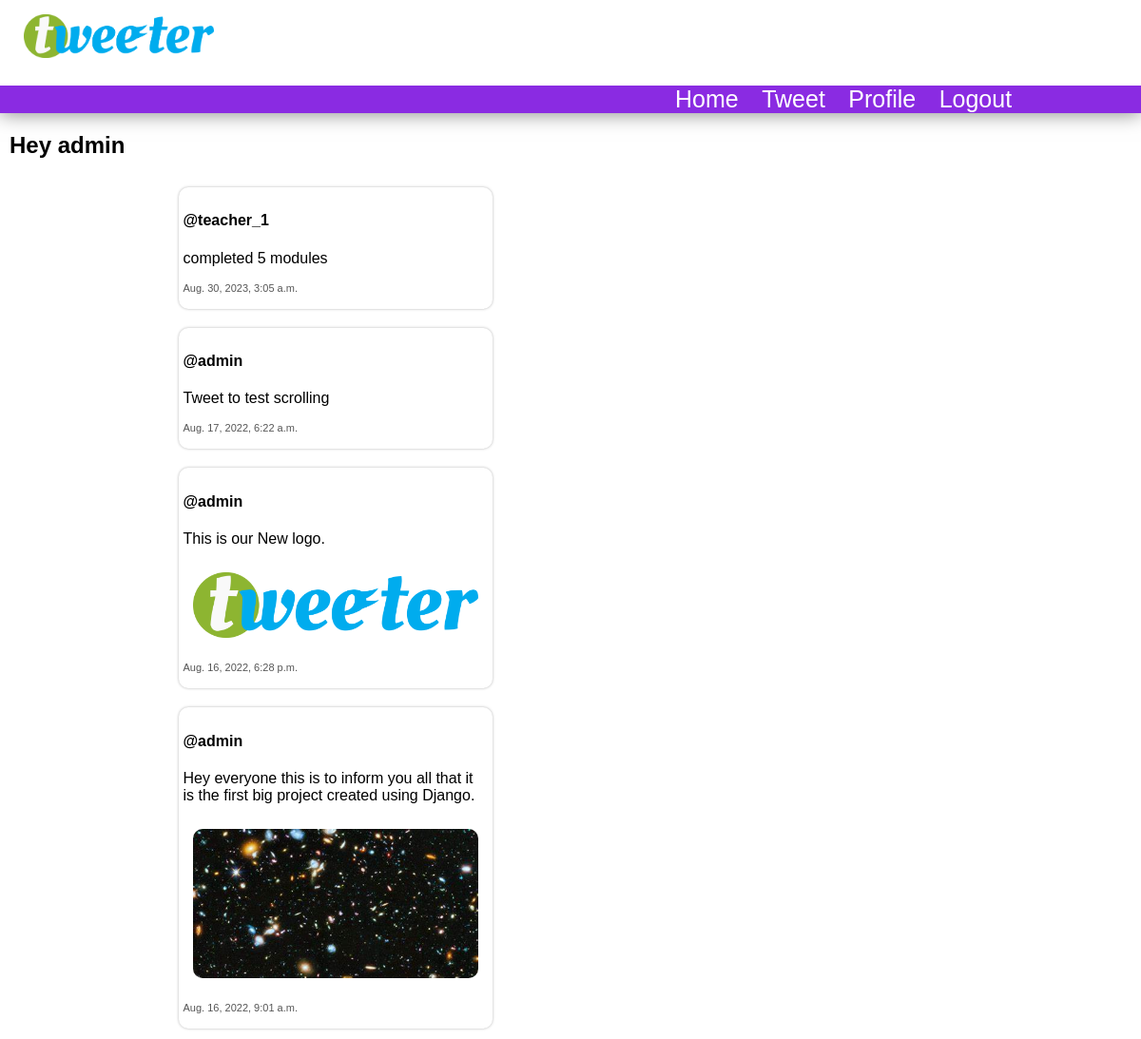
The app's page / (signed in) with its own data.
### main/models.py (models this page shows, shortened)
class Tweet(models.Model):
    description = models.TextField(max_length=500)
    image = models.ImageField(upload_to='media/tweet_images', null=True, blank=True)
    user = models.ForeignKey(User, on_delete=models.CASCADE)
    datetime = models.DateTimeField(auto_now=True)

### main/views.py (the view)
# urls.py: path('', IndexView.as_view(), name='index'),
class IndexView(ListView):
    template_name = 'index.html'
    queryset = Tweet.objects.order_by('-id')
    context_object_name = 'tweets'

### templates/index.html (shortened to what this page needs)
{% extends 'layout.html' %}
{% block content %}
        <h2>Hey
            {% if request.user.is_authenticated %}
                {{request.user}}
            {% else %}
                There
            {% endif %}
        </h2>
    <div class="tweets">
        {% for tweet in tweets %}
        <div class="tweet">
            <h4>@{{ tweet.user }}</h4>
            <p>{{ tweet.description }}</p>
            {% if tweet.image %}
                <img src="{{ tweet.image.url }}" alt="">
            {% endif %}
            <p class="datetime">{{ tweet.datetime }}</p>
        </div>
        {% empty %}
            <h2>No tweets yet.</h2>
        {% endfor %}
    </div>
{% endblock %}

### static/css/styles.css (style rules this page uses)
body { margin: 0px; padding: 0; }
* { outline: none; font-family: Arial, Helvetica, sans-serif; }
.tweets { display: flex; justify-content: center; align-items: center; flex-wrap: wrap; flex-direction: column; margin: 5px; margin-right: 500px; }
.tweet { box-shadow: 0px 0px 3px rgba(0, 0, 0, 0.3); min-width: 300px; padding: 5px; width: 320px; margin: 10px; border-radius: 10px; }
.tweet img { max-width: 300px; border-radius: 10px; padding: 10px; border-radius: 20px; }
.datetime { font-size: 11px; color: #555; }

### records on screen
Tweet: user "teacher_1", description "completed 5 modules", datetime "Aug. 30, 2023, 3:05 a.m."
Tweet: user "admin", description "Tweet to test scrolling", datetime "Aug. 17, 2022, 6:22 a.m."
Tweet: user "admin", description "This is our New logo.", image (picture), datetime "Aug. 16, 2022, 6:28 p.m."
Tweet: user "admin", description "Hey everyone this is to inform you all that it is the first big project created using Django.", image (picture), datetime "Aug. 16, 2022, 9:01 a.m."

### other values on screen
{{ request.user }} "admin"
